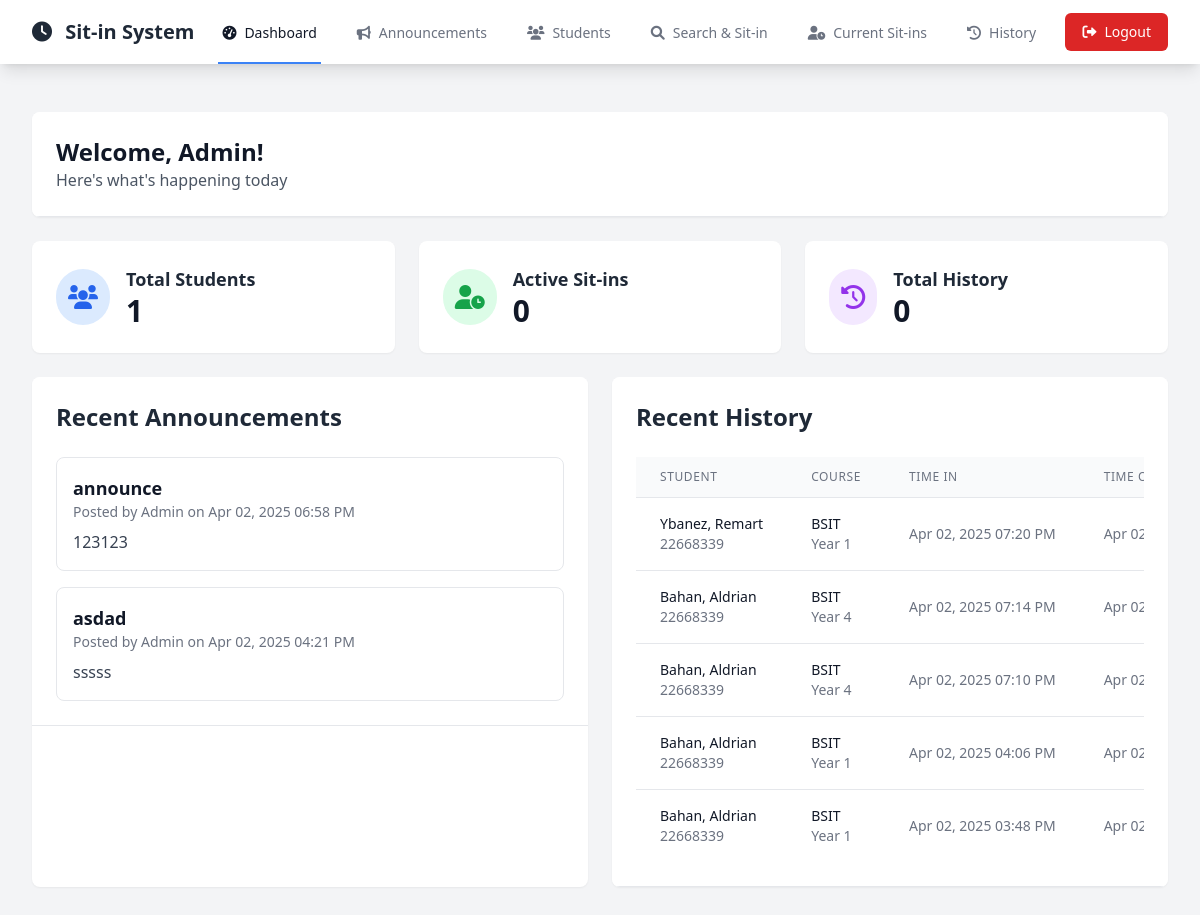
Screenshot of /admin/dashboard.php (signed in) with the database file from the repository.
### tables this page shows
CREATE TABLE `announcements` (
  `id` int(11) NOT NULL,
  `title` varchar(255) NOT NULL,
  `content` text NOT NULL,
  `created_by` int(11) DEFAULT NULL,
  `created_at` timestamp NOT NULL DEFAULT current_timestamp()
);

CREATE TABLE `sit_in_records` (
  `id` int(11) NOT NULL,
  `user_id` int(11) DEFAULT NULL,
  `lastname` varchar(50) NOT NULL,
  `middlename` varchar(50) NOT NULL,
  `firstname` varchar(50) NOT NULL,
  `course` varchar(50) NOT NULL,
  `year` int(11) NOT NULL,
  `time_in` timestamp NOT NULL DEFAULT current_timestamp(),
  `time_out` timestamp NULL DEFAULT NULL,
  `status` enum('active','completed') DEFAULT 'active',
  `sitin_purpose'` enum('Programming','C','C++') NOT NULL
);

CREATE TABLE `users` (
  `id` int(11) NOT NULL,
  `idno` varchar(20) NOT NULL,
  `firstname` varchar(50) NOT NULL,
  `lastname` varchar(50) NOT NULL,
  `middlename` varchar(50) DEFAULT NULL,
  `course` enum('BSIT','BSCS') NOT NULL,
  `year` enum('1st','2nd','3rd','4th') NOT NULL,
  `username` varchar(50) NOT NULL,
  `password` varchar(255) NOT NULL,
  `role` enum('student','admin') DEFAULT 'student',
  `created_at` timestamp NOT NULL DEFAULT current_timestamp(),
  `profile_pic` varchar(255) NOT NULL,
  `session` int(30) NOT NULL DEFAULT 30
);

### admin/dashboard.php (the view, shortened to what this page needs)
<?php
require_once '../config/database.php';
$stmt = $pdo->query("SELECT * FROM users ORDER BY lastname, firstname");
$students = $stmt->fetchAll();
$stmt = $pdo->query("SELECT sr.*, u.lastname, u.firstname, u.middlename, u.course, u.year
                     FROM sit_in_records sr
                     JOIN users u ON sr.user_id = u.idno
                     WHERE sr.time_out IS NULL
                     ORDER BY sr.time_in DESC");
$active_sitins = $stmt->fetchAll();
$stmt = $pdo->query("SELECT sr.*, u.lastname, u.firstname, u.middlename, u.course, u.year
                     FROM sit_in_records sr
                     JOIN users u ON sr.user_id = u.idno
                     WHERE sr.time_out IS NOT NULL
                     ORDER BY sr.time_out DESC
                     LIMIT 5");
$sit_in_history = $stmt->fetchAll();
?>
<!DOCTYPE html>
<html lang="en">
<head>
    <script src="https://cdn.tailwindcss.com"></script>
    <link href="https://cdnjs.cloudflare.com/ajax/libs/font-awesome/6.0.0/css/all.min.css" rel="stylesheet">
</head>
<body class="bg-gray-100">
    <?php include 'includes/navbar.php'; ?>
    <div class="max-w-7xl mx-auto py-6 sm:px-6 lg:px-8">
        <div class="px-4 py-6 sm:px-0">
            <div class="bg-white overflow-hidden shadow-sm sm:rounded-lg mb-6">
                <div class="p-6 bg-white border-b border-gray-200">
                    <div class="flex items-center">
                        <div>
                            <h2 class="text-2xl font-bold text-gray-900">Welcome, Admin!</h2>
                            <p class="text-gray-600">Here's what's happening today</p>
                        </div>
                    </div>
                </div>
            </div>
            <div class="grid grid-cols-1 md:grid-cols-3 gap-6 mb-6">
                <div class="bg-white overflow-hidden shadow-sm sm:rounded-lg">
                    <div class="p-6">
                        <div class="flex items-center">
                            <div class="p-3 rounded-full bg-blue-100 text-blue-600">
                                <i class="fas fa-users text-2xl"></i>
                            </div>
                            <div class="ml-4">
                                <h2 class="text-lg font-semibold text-gray-800">Total Students</h2>
                                <p class="text-3xl font-bold text-gray-900"><?php echo count($students); ?></p>
                            </div>
                        </div>
                    </div>
                </div>
                <div class="bg-white overflow-hidden shadow-sm sm:rounded-lg">
                    <div class="p-6">
                        <div class="flex items-center">
                            <div class="p-3 rounded-full bg-green-100 text-green-600">
                                <i class="fas fa-user-clock text-2xl"></i>
                            </div>
                            <div class="ml-4">
                                <h2 class="text-lg font-semibold text-gray-800">Active Sit-ins</h2>
                                <p class="text-3xl font-bold text-gray-900"><?php echo count($active_sitins); ?></p>
                            </div>
                        </div>
                    </div>
                </div>
                <div class="bg-white overflow-hidden shadow-sm sm:rounded-lg">
                    <div class="p-6">
                        <div class="flex items-center">
                            <div class="p-3 rounded-full bg-purple-100 text-purple-600">
                                <i class="fas fa-history text-2xl"></i>
                            </div>
                            <div class="ml-4">
                                <h2 class="text-lg font-semibold text-gray-800">Total History</h2>
                                <p class="text-3xl font-bold text-gray-900"><?php echo count($sit_in_history); ?></p>
                            </div>
                        </div>
                    </div>
                </div>
            </div>
            <div class="grid grid-cols-1 lg:grid-cols-2 gap-6">
                <div class="bg-white overflow-hidden shadow-sm sm:rounded-lg">
                    <div class="p-6 bg-white border-b border-gray-200">
                        <h2 class="text-2xl font-bold mb-6 text-gray-800">Recent Announcements</h2>
                        <div class="space-y-4">
                            <?php
                            $announcementQuery = "SELECT a.* FROM announcements a ORDER BY a.created_at DESC LIMIT 5";
                            $announcementStmt = $pdo->query($announcementQuery);
                            $recentAnnouncements = $announcementStmt->fetchAll();
                            if (empty($recentAnnouncements)): ?>
                                <div class="text-center text-gray-500 py-4">
                                    No announcements found
                                </div>
                            <?php else:
                                foreach ($recentAnnouncements as $announcement): ?>
                                    <div class="border rounded-lg p-4">
                                        <div class="flex justify-between items-start">
                                            <div>
                                                <h3 class="text-lg font-semibold text-gray-900">
                                                    <?php echo htmlspecialchars($announcement['title']); ?>
                                                </h3>
                                                <p class="text-sm text-gray-500">
                                                    Posted by Admin on <?php echo date('M d, Y h:i A', strtotime($announcement['created_at'])); ?>
                                                </p>
                                            </div>
                                        </div>
                                        <div class="mt-2 text-gray-700">
                                            <?php echo nl2br(htmlspecialchars($announcement['content'])); ?>
                                        </div>
                                    </div>
                                <?php endforeach;
                            endif; ?>
                        </div>
                    </div>
                </div>
                <div class="bg-white overflow-hidden shadow-sm sm:rounded-lg">
                    <div class="p-6 bg-white border-b border-gray-200">
                        <h2 class="text-2xl font-bold mb-6 text-gray-800">Recent History</h2>
                        <div class="overflow-x-auto">
                            <table class="min-w-full divide-y divide-gray-200">
                                <thead class="bg-gray-50">
                                    <tr>
                                        <th class="px-6 py-3 text-left text-xs font-medium text-gray-500 uppercase tracking-wider">Student</th>
                                        <th class="px-6 py-3 text-left text-xs font-medium text-gray-500 uppercase tracking-wider">Course</th>
                                        <th class="px-6 py-3 text-left text-xs font-medium text-gray-500 uppercase tracking-wider">Time In</th>
                                        <th class="px-6 py-3 text-left text-xs font-medium text-gray-500 uppercase tracking-wider">Time Out</th>
                                    </tr>
                                </thead>
                                <tbody class="bg-white divide-y divide-gray-200">
                                    <?php
                                    $historyQuery = "SELECT sr.*, u.idno
                                                   FROM sit_in_records sr
                                                   JOIN users u ON sr.user_id = u.id
                                                   ORDER BY sr.time_in DESC
                                                   LIMIT 5";
                                    $historyStmt = $pdo->query($historyQuery);
                                    $recentHistory = $historyStmt->fetchAll();
                                    if (empty($recentHistory)): ?>
                                        <tr>
                                            <td colspan="4" class="px-6 py-4 text-center text-gray-500">
                                                No recent history found
                                            </td>
                                        </tr>
                                    <?php else:
                                        foreach ($recentHistory as $record): ?>
                                            <tr>
                                                <td class="px-6 py-4 whitespace-nowrap">
                                                    <div class="text-sm font-medium text-gray-900">
                                                        <?php echo htmlspecialchars($record['lastname'] . ', ' . $record['firstname']); ?>
                                                    </div>
                                                    <div class="text-sm text-gray-500">
                                                        <?php echo htmlspecialchars($record['idno']); ?>
                                                    </div>
                                                </td>
                                                <td class="px-6 py-4 whitespace-nowrap">
                                                    <div class="text-sm text-gray-900">
                                                        <?php echo htmlspecialchars($record['course']); ?>
                                                    </div>
                                                    <div class="text-sm text-gray-500">
                                                        Year <?php echo htmlspecialchars($record['year']); ?>
                                                    </div>
                                                </td>
                                                <td class="px-6 py-4 whitespace-nowrap text-sm text-gray-500">
                                                    <?php echo date('M d, Y h:i A', strtotime($record['time_in'])); ?>
                                                </td>
                                                <td class="px-6 py-4 whitespace-nowrap text-sm text-gray-500">
                                                    <?php echo $record['time_out'] ? date('M d, Y h:i A', strtotime($record['time_out'])) : 'Not timed out'; ?>
                                                </td>
                                            </tr>
                                        <?php endforeach;
                                    endif; ?>
                                </tbody>
                            </table>
                        </div>
                    </div>
                </div>
            </div>
        </div>
    </div>
</body>
</html>

### admin/includes/navbar.php (shortened to what this page needs)
<?php
$current_page = basename($_SERVER['PHP_SELF']);
?>
<nav class="bg-white shadow-lg">
    <div class="max-w-7xl mx-auto px-4 sm:px-6 lg:px-8">
        <div class="flex justify-between h-16">
            <div class="flex">
                <div class="flex-shrink-0 flex items-center">
                    <a href="dashboard.php" class="text-xl font-bold text-gray-800">
                        <i class="fas fa-clock mr-2"></i>
                        Sit-in System
                    </a>
                </div>
                <div class="hidden sm:ml-6 sm:flex sm:space-x-8">
                    <a href="dashboard.php" class="<?php echo $current_page == 'dashboard.php' ? 'border-blue-500 text-gray-900' : 'border-transparent text-gray-500 hover:border-gray-300 hover:text-gray-700'; ?> inline-flex items-center px-1 pt-1 border-b-2 text-sm font-medium">
                        <i class="fas fa-tachometer-alt mr-2"></i>Dashboard
                    </a>
                    <a href="announcements.php" class="<?php echo $current_page == 'announcements.php' ? 'border-blue-500 text-gray-900' : 'border-transparent text-gray-500 hover:border-gray-300 hover:text-gray-700'; ?> inline-flex items-center px-1 pt-1 border-b-2 text-sm font-medium">
                        <i class="fas fa-bullhorn mr-2"></i>Announcements
                    </a>
                    <a href="students.php" class="<?php echo $current_page == 'students.php' ? 'border-blue-500 text-gray-900' : 'border-transparent text-gray-500 hover:border-gray-300 hover:text-gray-700'; ?> inline-flex items-center px-1 pt-1 border-b-2 text-sm font-medium">
                        <i class="fas fa-users mr-2"></i>Students
                    </a>
                    <a href="search.php" class="<?php echo $current_page == 'search.php' ? 'border-blue-500 text-gray-900' : 'border-transparent text-gray-500 hover:border-gray-300 hover:text-gray-700'; ?> inline-flex items-center px-1 pt-1 border-b-2 text-sm font-medium">
                        <i class="fas fa-search mr-2"></i>Search & Sit-in
                    </a>
                    <a href="current_sitins.php" class="<?php echo $current_page == 'current_sitins.php' ? 'border-blue-500 text-gray-900' : 'border-transparent text-gray-500 hover:border-gray-300 hover:text-gray-700'; ?> inline-flex items-center px-1 pt-1 border-b-2 text-sm font-medium">
                        <i class="fas fa-user-clock mr-2"></i>Current Sit-ins
                    </a>
                    <a href="history.php" class="<?php echo $current_page == 'history.php' ? 'border-blue-500 text-gray-900' : 'border-transparent text-gray-500 hover:border-gray-300 hover:text-gray-700'; ?> inline-flex items-center px-1 pt-1 border-b-2 text-sm font-medium">
                        <i class="fas fa-history mr-2"></i>History
                    </a>
                </div>
            </div>
            <div class="hidden sm:ml-6 sm:flex sm:items-center">
                <div class="flex items-center space-x-4">
                    <a href="../logout.php"
                       class="inline-flex items-center px-4 py-2 border border-transparent text-sm font-medium rounded-md text-white bg-red-600 hover:bg-red-700 focus:outline-none focus:ring-2 focus:ring-offset-2 focus:ring-red-500">
                        <i class="fas fa-sign-out-alt mr-2"></i>Logout
                    </a>
                </div>
            </div>
        </div>
    </div>
</nav>

### rows the page displays
announcements: title "announce", created_at "Apr 02, 2025 06:58 PM", content "123123"
announcements: title "asdad", created_at "Apr 02, 2025 04:21 PM", content "sssss"
sit_in_records: lastname+firstname "Ybanez, Remart", user.idno "22668339", course "BSIT", year "1", time_in "Apr 02, 2025 07:20 PM", time_out "Apr…"
sit_in_records: lastname+firstname "Bahan, Aldrian", user.idno "22668339", course "BSIT", year "4", time_in "Apr 02, 2025 07:14 PM", time_out "Apr…"
sit_in_records: lastname+firstname "Bahan, Aldrian", user.idno "22668339", course "BSIT", year "4", time_in "Apr 02, 2025 07:10 PM", time_out "Apr…"
sit_in_records: lastname+firstname "Bahan, Aldrian", user.idno "22668339", course "BSIT", year "1", time_in "Apr 02, 2025 04:06 PM", time_out "Apr…"
sit_in_records: lastname+firstname "Bahan, Aldrian", user.idno "22668339", course "BSIT", year "1", time_in "Apr 02, 2025 03:48 PM", time_out "Apr…"

### other values shown
count($students) "1"
count($active_sitins) "0"
count($sit_in_history) "0"
